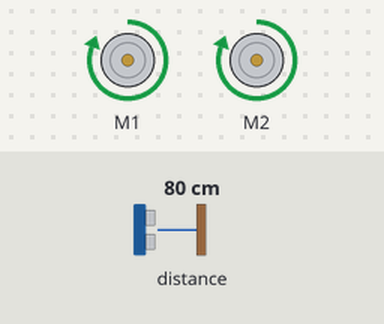
Recording of a program running on a simulated BBC micro:bit (MakeCode). Parts: 2 × DC motor (green arrow = forward, orange = backward, longer = faster). Inputs (shaded band) come from the test bench; at power-on: distance to the obstacle 80 cm.

Above: at 1.2 s.
1.3 s: distance to the obstacle set to 11 cm
2.8 s: distance to the obstacle set to 8 cm
At 4.1 s:
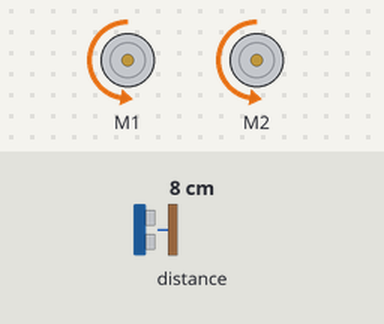
5.8 s: distance to the obstacle set to 18 cm
At 6.7 s:
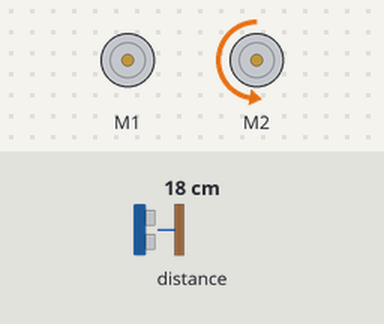
8.3 s: distance to the obstacle set to 2 cm
At 8.7 s:
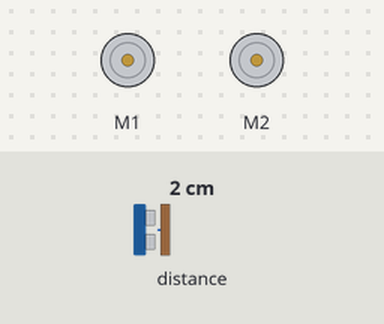
Timing chart, 0 to 12.3 s (numbered marks = the images above; inputs shaded):
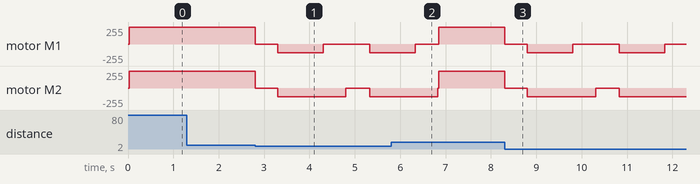

Measured:
- the behaviour switches between 10 and 9 cm on distance to the obstacle (found by bisection; images 0 and 1)
- after the input at 1.3 s, every drawn part: stays the same
- after the input at 2.8 s, motor M1: forward 255/255 → stopped at once, → backward 128/255 0.50 s later, → stopped 1.0 s later, → backward 128/255 1.0 s later; motor M2: alternates backward 128/255 for 1.5 s and stopped for 0.51 s, starting at once
- after the input at 8.3 s, motor M1: goes stopped 0.50 s, backward 128/255 1.0 s, stopped 1.0 s, backward 128/255 1.0 s, then stopped, starting at once; motor M2: alternates backward 128/255 for 1.5 s and stopped for 0.51 s, starting at once

The program:

main.ts
```typescript
let distancia = 0
basic.forever(function () {
    distancia = maqueen.Ultrasonic(PingUnit.Centimeters)
    if (distancia > 10) {
        maqueen.motorRun(maqueen.Motors.All, maqueen.Dir.CW, 255)
    } else if (distancia < 10) {
        maqueen.motorStop(maqueen.Motors.All)
        basic.pause(500)
        maqueen.motorRun(maqueen.Motors.All, maqueen.Dir.CCW, 128)
        basic.pause(1000)
        maqueen.motorRun(maqueen.Motors.M2, maqueen.Dir.CCW, 128)
        maqueen.motorRun(maqueen.Motors.M1, maqueen.Dir.CCW, 0)
        basic.pause(500)
        maqueen.motorStop(maqueen.Motors.All)
    }
})
```

test.ts
```typescript
// aquí va el archivo "tests"; esto no se compilará cuando este paquete se utilice como una extensión.
```
